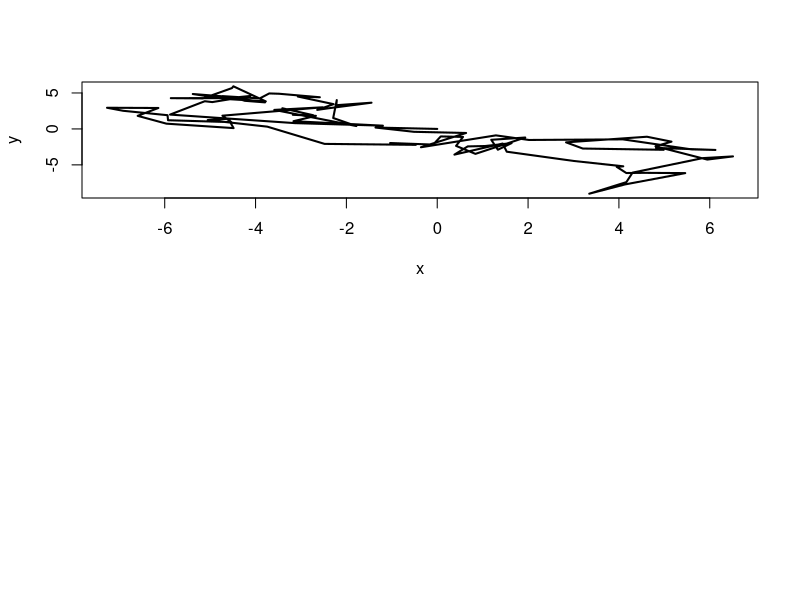

Source code (R): (Note: this script raises an error after producing the figure.)
#An example of a spurious correlation when regressing
#two independent random walks

library(magrittr)

#set.seed(32487)
simulate_rw <- function(n) {
  x = y = rep(0,n)
  (2:n) %>% lapply(.,function(i) {
    x[i] <<- x[i - 1] + rnorm(1)
    y[i] <<- y[i - 1] + rnorm(1)
  })
  
  return(cbind(x,y))
  
}


#plot one simulation
set.seed(32487)
n=100
out = simulate_rw(n)
x = out[,1]; y = out[,2]
par(mfcol = c(2,1))
plot(x,y,type = "l",lwd = 2)
abline(
  a = lms$coef[1],b = lms$coef[2],col = "red",lwd = 2,lty = 3
)

plot(
  x,col = "red",ylim = range(cbind(x,y)),xlab = "time",ylab = "Two random walks",pch =
    16
)
points(y,pch = 16)


#limiting distribution of regression coef
set.seed(9845)
n=100
sim_fn<- function(){
  out=simulate_rw(n)
  x=out[,1]; y=out[,2]
  lmout = lm(y~x)
  return(lmout$coef[2])
}
out = replicate(10000,sim_fn())


hist(out,100)
